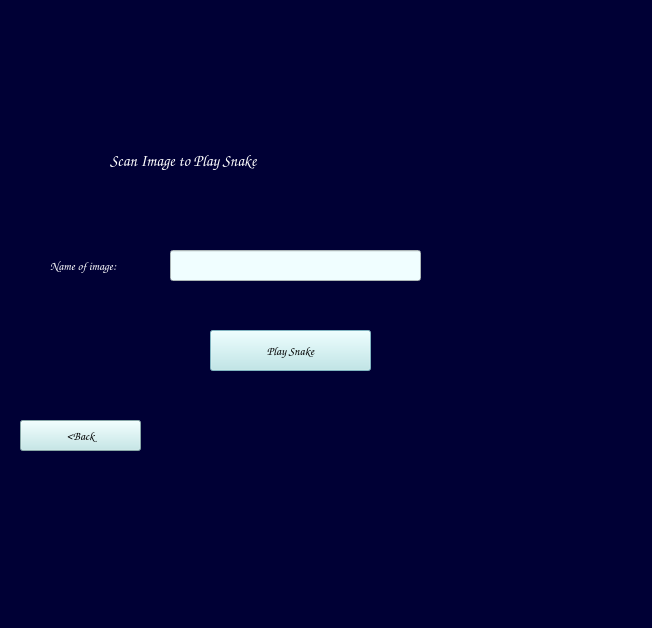
<?xml version="1.0" encoding="UTF-8"?>
<ui version="4.0">
 <class>Dialog</class>
 <widget class="QDialog" name="Dialog">
  <property name="geometry">
   <rect>
    <x>0</x>
    <y>0</y>
    <width>652</width>
    <height>628</height>
   </rect>
  </property>
  <property name="windowTitle">
   <string>Dialog</string>
  </property>
  <property name="styleSheet">
   <string notr="true">background-color: rgb(0, 0, 53);</string>
  </property>
  <widget class="QLabel" name="label_5">
   <property name="geometry">
    <rect>
     <x>50</x>
     <y>240</y>
     <width>111</width>
     <height>51</height>
    </rect>
   </property>
   <property name="font">
    <font>
     <family>Comic Sans MS</family>
     <pointsize>9</pointsize>
     <weight>50</weight>
     <bold>false</bold>
    </font>
   </property>
   <property name="styleSheet">
    <string notr="true">color: rgb(255, 255, 255);</string>
   </property>
   <property name="text">
    <string>Name of image:</string>
   </property>
  </widget>
  <widget class="QPushButton" name="gpButton">
   <property name="geometry">
    <rect>
     <x>210</x>
     <y>330</y>
     <width>161</width>
     <height>41</height>
    </rect>
   </property>
   <property name="font">
    <font>
     <family>Comic Sans MS</family>
    </font>
   </property>
   <property name="styleSheet">
    <string notr="true">background-color: rgb(189, 232, 232);
selection-background-color: rgb(141, 198, 211);</string>
   </property>
   <property name="text">
    <string>Play Snake</string>
   </property>
  </widget>
  <widget class="QLabel" name="label">
   <property name="geometry">
    <rect>
     <x>110</x>
     <y>130</y>
     <width>241</width>
     <height>61</height>
    </rect>
   </property>
   <property name="font">
    <font>
     <family>Comic Sans MS</family>
     <pointsize>12</pointsize>
     <weight>50</weight>
     <bold>false</bold>
    </font>
   </property>
   <property name="styleSheet">
    <string notr="true">color: rgb(255, 255, 255);</string>
   </property>
   <property name="text">
    <string>Scan Image to Play Snake</string>
   </property>
  </widget>
  <widget class="QLineEdit" name="GNmtxt">
   <property name="geometry">
    <rect>
     <x>170</x>
     <y>250</y>
     <width>251</width>
     <height>31</height>
    </rect>
   </property>
   <property name="font">
    <font>
     <pointsize>10</pointsize>
    </font>
   </property>
   <property name="styleSheet">
    <string notr="true">background-color: rgb(240, 254, 255);</string>
   </property>
  </widget>
  <widget class="QPushButton" name="backButton">
   <property name="enabled">
    <bool>true</bool>
   </property>
   <property name="geometry">
    <rect>
     <x>20</x>
     <y>420</y>
     <width>121</width>
     <height>31</height>
    </rect>
   </property>
   <property name="font">
    <font>
     <family>Comic Sans MS</family>
    </font>
   </property>
   <property name="styleSheet">
    <string notr="true">background-color: rgb(189, 232, 232);
selection-background-color: rgb(141, 198, 211);</string>
   </property>
   <property name="text">
    <string>&lt;Back</string>
   </property>
  </widget>
  <widget class="QLabel" name="label_2">
   <property name="geometry">
    <rect>
     <x>360</x>
     <y>30</y>
     <width>181</width>
     <height>201</height>
    </rect>
   </property>
   <property name="text">
    <string/>
   </property>
   <property name="pixmap">
    <pixmap>snake_img.png</pixmap>
   </property>
  </widget>
 </widget>
 <resources/>
 <connections/>
</ui>
